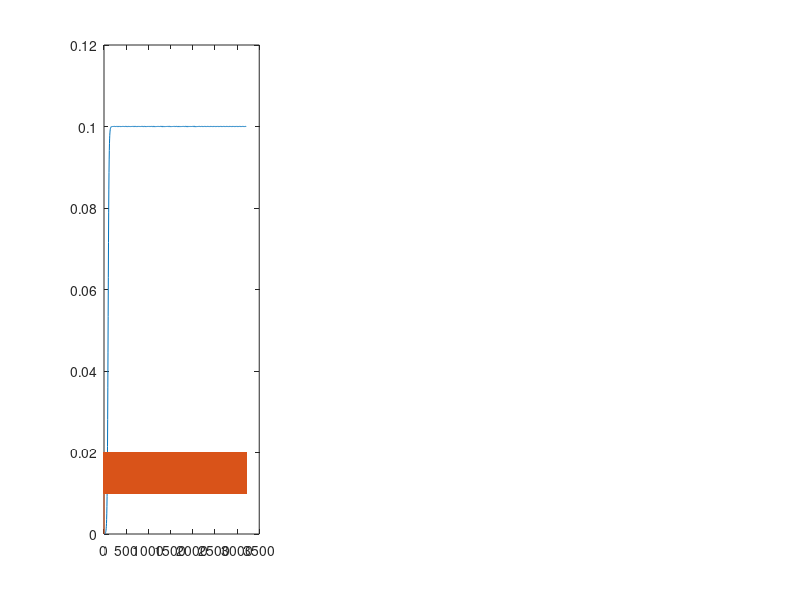

Reproduce this figure in MATLAB. (Note: this script raises an error after producing the figure.)
% *** THIS PROGRAM DEALS W/ ONE CHEMICAL SPECIES WITH A BINDING AND UNBINDING REACTION, WITH NO FEEDBACK ***

% rates: r_bind = k_bind * (1-a)
% 			 r_unbind = k_unbind * a

N = 100; % The number of molecules
T = 8000; % Number of reactions
k_bind = 0.000001; % Binding rate constant
k_unbind = 0.9; % Unbinding rate constant
k_feedback = 1.0; % Feedback rate constant
L = 1; % Length of cell membrane
v_x = 0.0005; % Velocity for random walk
p = 0.5; % Probability of moving to the right in random walk (0.5 for no bias)

% X(1,:) is a bool representing whether each particle is bound or not.
X(1,:,:) = zeros(1,N,T);
X(1,1,1) = 1;
% X(2,:) is a float representing the position of each particle.
X(2,:,1) = (L * rand(1, N));

% A(1, :) is a float representing the proportion of chemical A that is bound.
% A(2, :) is the time that this value is recorded.
A = zeros(2,T);
tic
W_1 = rand(1,T+1);
W_2 = rand(1,T+1);
% This odd index is due to using i-1 to gather the value of the last index in each of the arrays, and I didn't want to add a switch statement every time for i = 1. This is more computationally efficient
for i = 2:(T+1)

	% set the position to the position of the previous time.
	X(:,:,i) = X(:,:,i-1);

	% Setting the rates at the start of each loop
	r_bind = k_bind*(N-sum(X(1,:,i)));
	r_unbind = k_unbind*sum(X(1,:,i));
	r_feedback = k_feedback*A(1,i-1)*(N - sum(X(1,:,i)));
	r_sum = r_bind + r_unbind + r_feedback;

	% Generating a random number for use in Gillespie Algo

	tau = (1 / r_sum) * log(1 / W_1(i));

	% Picking the reaction using Gillespie Algo
  if (r_sum * W_2(i) < r_bind)
		unbound_list = find(X(1,:,i) == 0);
		unbound_index = unbound_list(randi(length(unbound_list)));
		X(1,unbound_index,i) = 1;
		X(2,unbound_index,i) = L * rand(1);
	elseif (r_bind < r_sum * W_2(i) <= r_bind + r_unbind)
		bound_list = find(X(1,:,i) == 1);
		bound_index = bound_list(randi(length(bound_list)));
		X(1,bound_index,i) = 0;
	else 
		unbound_list = (X(1,:,i) == 0);
		unbound_index = randi(length(unbound_list));
		
		bound_list= (X(1,:,i) == 1);
		bound_index = randi(length(bound_list));

		X(1,unbound_index,i) = 1;
		X(2,unbound_index,i) = X(2,bound_index,i);
	end

	% Creates masks for bound & unbound values
	unbound = (X(1,:,i) == 0);
	bound = (X(1,:,i) == 0);

	X(2,unbound,i) = X(2,unbound,i-1);
	random_steps = ((2 * randi(2, 1, length(X(2,bound,i)))) - 3) * v_x * tau;
	X(2,bound,i) = mod(X(2,bound,i-1) + random_steps, L);

	% Updating proportion and time for A
	A(:, i) = [(sum(X(1, :,i)) / N), (A(2, i-1) + tau)];
end
toc

% The steady state  f the concentration for the ODE version of this is:
a_steady_state = 1 - (k_unbind/k_feedback);


%Setting up the ODE to plot
[t, a] =  ode45(@(t, a) k_bind * (1 - a) + k_feedback * (1 - a) * a  - k_unbind * a, [0, A(2,T)], A(1,1));

subplot(1,3,1);
%ODE plot
plot(t,a); hold on;

%Stochastic Plot
plot(A(2,:),A(1,:));

%Steady state comparison
yline(a_steady_state);

%Title and labels
title('Simple Binding-Unbinding Model w/ ODE Comparison');
xlabel('Time');
ylabel('Bound Proportion of Chemical A');

%Plotting a histogram of particle location
subplot(1,3,2);
hist(X(2,:,T),20);

title('Histogram of Particle Position at the Ending Time');
xlabel('Position of Particles');
ylabel('Number of Particles');

subplot(1,3,3);

for n = 1:N
	scatter(A(2,:),X(2,n,:),"c",".");
	hold on;
end
title('Particle Trajectory');
ylabel('X Position');
xlabel = ('time');
